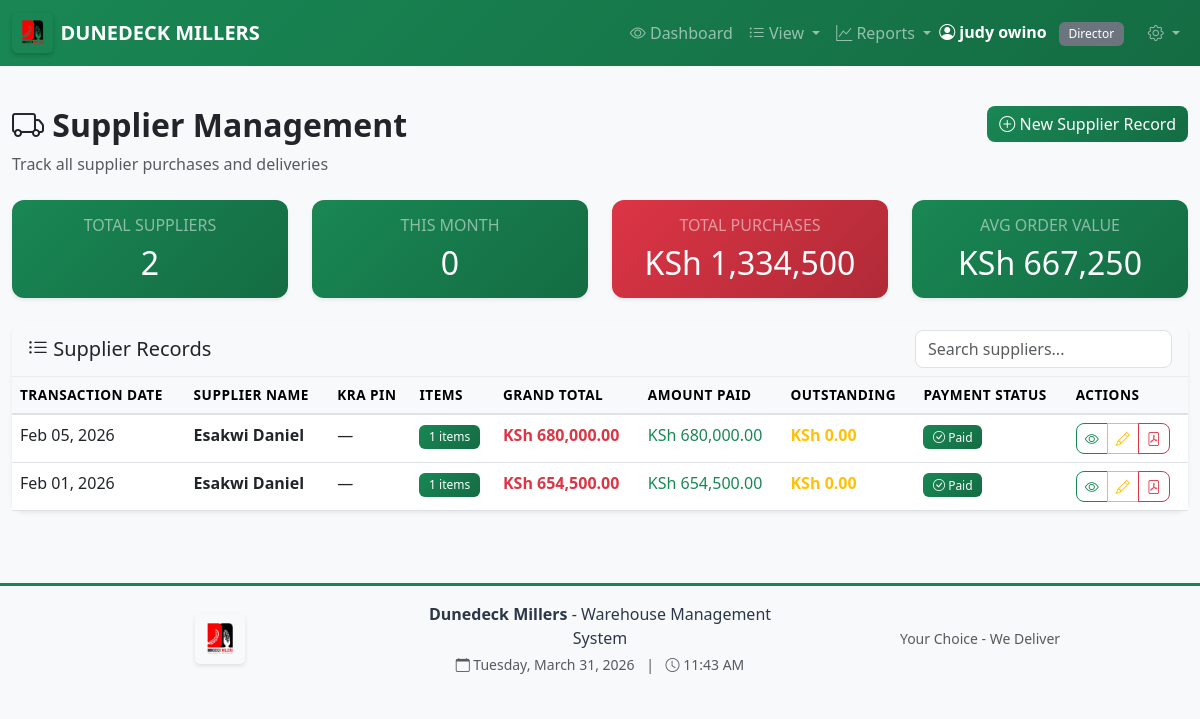
/suppliers (signed in), run on the app's committed database.
### app.py (models this page shows, shortened)
class User(UserMixin, db.Model):
    id = db.Column(db.Integer, primary_key=True)
    username = db.Column(db.String(80), unique=True, nullable=False)
    name = db.Column(db.String(120), nullable=False)
    password_hash = db.Column(db.String(200), nullable=False)
    role = db.Column(db.String(20), nullable=False)  # worker, manager, director, admin
    is_blocked = db.Column(db.Boolean, default=False)
    must_change_password = db.Column(db.Boolean, default=True)
    created_at = db.Column(db.DateTime, default=datetime.utcnow)
    last_login = db.Column(db.DateTime)
    sheets = db.relationship('IntakeSheet', foreign_keys='IntakeSheet.worker_id', backref='worker', lazy=True)
    authorized_sheets = db.relationship('IntakeSheet', foreign_keys='IntakeSheet.authorized_by_id', backref='authorized_by', lazy=True)

class Supplier(db.Model):
    id = db.Column(db.Integer, primary_key=True)
    supplier_name = db.Column(db.String(200), nullable=False)
    kra_pin = db.Column(db.String(20))
    address = db.Column(db.String(300))
    city = db.Column(db.String(100))
    phone_number = db.Column(db.String(20))
    transaction_date = db.Column(db.Date, nullable=False, default=date.today)
    invoice_number = db.Column(db.String(100))
    lpo_number = db.Column(db.String(100))
    reference_code = db.Column(db.String(100))
    grand_total = db.Column(db.Float, nullable=False)
    amount_paid = db.Column(db.Float, default=0)
    payment_status = db.Column(db.String(20), default='unpaid')
    payment_date = db.Column(db.Date)
    payment_method = db.Column(db.String(50))
    bank_name = db.Column(db.String(100))
    account_number = db.Column(db.String(50))
    transaction_code = db.Column(db.String(100))
    authorized_by_id = db.Column(db.Integer, db.ForeignKey('user.id'))
    authorized_by = db.relationship('User', foreign_keys=[authorized_by_id], backref='authorized_suppliers')
    authorization_date = db.Column(db.Date)
    created_at = db.Column(db.DateTime, default=datetime.utcnow)
    items = db.relationship('SupplierItem', backref='supplier', lazy=True, cascade='all, delete-orphan')
    linked_sheet_id = db.Column(db.Integer, db.ForeignKey('intake_sheet.id'))
    linked_sheet = db.relationship('IntakeSheet', foreign_keys=[linked_sheet_id], backref='supplier_record')

### app.py (the view)
@app.route('/suppliers')
@login_required
def suppliers_list():
    if current_user.role not in ['manager', 'admin', 'director']:
        flash('Access denied.', 'danger')
        return redirect(url_for('dashboard'))
    suppliers = Supplier.query.order_by(Supplier.transaction_date.desc()).all()
    return render_template('suppliers/list.html', suppliers=suppliers)

### app.py (called while the page is built)
@app.context_processor
def inject_now():
    return {'now': datetime.now}

@login_manager.user_loader
def load_user(user_id):
    return User.query.get(int(user_id))

### templates/suppliers/list.html (shortened to what this page needs)
{% extends "base.html" %}
{% block content %}
<div class="row mb-4 no-print">
    <div class="col-md-8">
        <h2 class="fw-bold">
            <i class="bi bi-truck"></i> Supplier Management
        </h2>
        <p class="text-muted mb-0">Track all supplier purchases and deliveries</p>
    </div>
    <div class="col-md-4 text-md-end">
        <a href="{{ url_for('create_supplier') }}" class="btn btn-primary">
            <i class="bi bi-plus-circle"></i> New Supplier Record
        </a>
    </div>
</div>
<div class="row mb-4">
    <div class="col-md-3">
        <div class="card bg-primary text-white shadow-sm">
            <div class="card-body text-center">
                <h6 class="text-white-50">TOTAL SUPPLIERS</h6>
                <h2 class="mb-0">{{ suppliers|length }}</h2>
            </div>
        </div>
    </div>
    <div class="col-md-3">
        <div class="card bg-success text-white shadow-sm">
            <div class="card-body text-center">
                <h6 class="text-white-50">THIS MONTH</h6>
                <h2 class="mb-0">
                    {% set this_month = suppliers|selectattr('transaction_date', 'ge', (now().date().replace(day=1)))|list %}
                    {{ this_month|length }}
                </h2>
            </div>
        </div>
    </div>
    <div class="col-md-3">
        <div class="card bg-warning text-white shadow-sm">
            <div class="card-body text-center">
                <h6 class="text-white-50">TOTAL PURCHASES</h6>
                <h2 class="mb-0">KSh {{ "{:,.0f}".format(suppliers|sum(attribute='grand_total')) }}</h2>
            </div>
        </div>
    </div>
    <div class="col-md-3">
        <div class="card bg-info text-white shadow-sm">
            <div class="card-body text-center">
                <h6 class="text-white-50">AVG ORDER VALUE</h6>
                <h2 class="mb-0">
                    {% if suppliers|length > 0 %}
                    KSh {{ "{:,.0f}".format((suppliers|sum(attribute='grand_total')) / (suppliers|length)) }}
                    {% else %}
                    KSh 0
                    {% endif %}
                </h2>
            </div>
        </div>
    </div>
</div>
{% if suppliers %}
<div class="card shadow-sm">
    <div class="card-header bg-light">
        <div class="d-flex justify-content-between align-items-center">
            <h5 class="mb-0"><i class="bi bi-list-ul"></i> Supplier Records</h5>
            <input type="text" id="searchInput" class="form-control w-auto" placeholder="Search suppliers...">
        </div>
    </div>
    <div class="card-body p-0">
        <div class="table-responsive">
            <table class="table table-hover mb-0" id="suppliersTable">
                <thead class="table-light">
    <tr>
        <th>Transaction Date</th>
        <th>Supplier Name</th>
        <th>KRA PIN</th>
        <th>Items</th>
        <th>Grand Total</th>
        <th>Amount Paid</th>
        <th>Outstanding</th>
        <th>Payment Status</th>
        <th>Actions</th>
    </tr>
</thead>
<tbody>
    {% for supplier in suppliers %}
    <tr>
        <td>{{ supplier.transaction_date.strftime('%b %d, %Y') }}</td>
        <td class="fw-bold">{{ supplier.supplier_name }}</td>
        <td>{{ supplier.kra_pin or '—' }}</td>
        <td><span class="badge bg-primary">{{ supplier.items|length }} items</span></td>
        <td class="fw-bold text-danger">KSh {{ "{:,.2f}".format(supplier.grand_total) }}</td>
        <td class="text-success">KSh {{ "{:,.2f}".format(supplier.amount_paid) }}</td>
        <td class="fw-bold text-warning">KSh {{ "{:,.2f}".format(supplier.grand_total - supplier.amount_paid) }}</td>
        <td>
            {% if supplier.payment_status == 'paid' %}
            <span class="badge bg-success"><i class="bi bi-check-circle"></i> Paid</span>
            {% elif supplier.payment_status == 'partially_paid' %}
            <span class="badge bg-warning"><i class="bi bi-exclamation-circle"></i> Partial</span>
            {% else %}
            <span class="badge bg-danger"><i class="bi bi-x-circle"></i> Unpaid</span>
            {% endif %}
        </td>
        <td>
            <div class="btn-group btn-group-sm">
                <a href="{{ url_for('view_supplier', supplier_id=supplier.id) }}"
                   class="btn btn-outline-primary" title="View">
                    <i class="bi bi-eye"></i>
                </a>
                <a href="{{ url_for('edit_supplier', supplier_id=supplier.id) }}"
                   class="btn btn-outline-warning" title="Edit">
                    <i class="bi bi-pencil"></i>
                </a>
                <a href="{{ url_for('download_supplier_pdf', supplier_id=supplier.id) }}"
                   class="btn btn-outline-danger" title="PDF">
                    <i class="bi bi-file-pdf"></i>
                </a>
            </div>
        </td>
    </tr>
    {% endfor %}
</tbody>
            </table>
        </div>
    </div>
</div>
{% endif %}
{% endblock %}

### templates/base.html (shortened to what this page needs)
<!DOCTYPE html>
<html lang="en">
<head>
    <link href="https://cdn.jsdelivr.net/npm/bootstrap@5.3.0/dist/css/bootstrap.min.css" rel="stylesheet">
    <link rel="stylesheet" href="https://cdn.jsdelivr.net/npm/bootstrap-icons@1.10.0/font/bootstrap-icons.css">
    <link rel="stylesheet" href="{{ url_for('static', filename='css/style.css') }}">
</head>
<body>
{% if current_user.is_authenticated %}
<nav class="navbar navbar-expand-lg navbar-dark bg-primary navbar-fixed">
    <div class="container-fluid">
        <a class="navbar-brand d-flex align-items-center" href="{{ url_for('dashboard') }}">
            <img src="{{ url_for('static', filename='images/logo.jpeg') }}"
                 alt="Dunedeck Millers"
                 height="40"
                 class="me-2"
                 style="border-radius: 5px;">
            <span class="fw-bold">DUNEDECK MILLERS</span>
        </a>
        <div class="collapse navbar-collapse" id="navbarNav">
            <ul class="navbar-nav ms-auto align-items-center">
                {% if current_user.role == 'worker' %}
                <li class="nav-item">
                    <a class="nav-link" href="{{ url_for('worker_dashboard') }}">
                        <i class="bi bi-speedometer2"></i> Dashboard
                    </a>
                </li>
                <li class="nav-item dropdown">
                    <a class="nav-link dropdown-toggle" href="#" role="button" data-bs-toggle="dropdown">
                        <i class="bi bi-box-seam"></i> Operations
                    </a>
                    <ul class="dropdown-menu">
                        <li><a class="dropdown-item" href="{{ url_for('requisitions_list') }}">
                            <i class="bi bi-clipboard-check"></i> My Requisitions
                        </a></li>
                        <li><a class="dropdown-item" href="{{ url_for('create_requisition') }}">
                            <i class="bi bi-plus-circle"></i> New Requisition
                        </a></li>
                        <li><hr class="dropdown-divider"></li>
                        <li><a class="dropdown-item" href="{{ url_for('invoices_list') }}">
                            <i class="bi bi-receipt"></i> My Invoices
                        </a></li>
                        <li><a class="dropdown-item" href="{{ url_for('create_invoice') }}">
                            <i class="bi bi-plus-circle"></i> New Invoice
                        </a></li>
                        <li><a class="dropdown-item" href="{{ url_for('customers_list') }}">
                            <i class="bi bi-folder2-open"></i> Customer Folders
                        </a></li>
                    </ul>
                </li>
                <li class="nav-item">
                    <a class="nav-link" href="{{ url_for('packaging_list') }}">
                        <i class="bi bi-box"></i> Packaging
                    </a>
                </li>
                {% elif current_user.role == 'director' %}
                <li class="nav-item">
                    <a class="nav-link" href="{{ url_for('director_dashboard') }}">
                        <i class="bi bi-eye"></i> Dashboard
                    </a>
                </li>
                <li class="nav-item dropdown">
                    <a class="nav-link dropdown-toggle" href="#" role="button" data-bs-toggle="dropdown">
                        <i class="bi bi-list-ul"></i> View
                    </a>
                </li>
                <li class="nav-item dropdown">
                    <a class="nav-link dropdown-toggle" href="#" role="button" data-bs-toggle="dropdown">
                        <i class="bi bi-graph-up"></i> Reports
                    </a>
                </li>
                {% endif %}
                <li class="nav-item">
                    <span class="navbar-text text-white me-3">
                        <i class="bi bi-person-circle"></i>
                        <strong>{{ current_user.name }}</strong>
                        <span class="badge role-{{ current_user.role }} ms-2">{{ current_user.role|title }}</span>
                    </span>
                </li>
                <li class="nav-item dropdown">
                    <a class="nav-link dropdown-toggle" href="#" role="button" data-bs-toggle="dropdown">
                        <i class="bi bi-gear"></i>
                    </a>
                </li>
            </ul>
        </div>
    </div>
</nav>
{% endif %}
    <main class="container-fluid py-4">
        {% block content %}{% endblock %}
    </main>
    {% if current_user.is_authenticated %}
    <footer class="text-center py-3 mt-5" style="background-color: #f8f9fa; border-top: 3px solid var(--dm-green);">
        <div class="container">
            <div class="row align-items-center">
                <div class="col-md-4">
                    <img src="{{ url_for('static', filename='images/logo.jpeg') }}"
                         alt="Dunedeck Millers"
                         height="50"
                         style="border-radius: 5px;">
                </div>
                <div class="col-md-4">
                    <p class="mb-1" style="color: var(--dm-dark);">
                        <strong>Dunedeck Millers</strong> - Warehouse Management System
                    </p>
                    <p class="mb-0 text-muted small">
                        <i class="bi bi-calendar"></i> <span id="currentDate"></span>
                        <span class="mx-2">|</span>
                        <i class="bi bi-clock"></i> <span id="currentTime"></span>
                    </p>
                </div>
                <div class="col-md-4">
                    <p class="mb-0 text-muted small">
                        Your Choice - We Deliver
                    </p>
                </div>
            </div>
        </div>
    </footer>
    {% endif %}
</body>
</html>

### static/css/style.css (style rules this page uses)
:root { --dm-red: #dc3545; --dm-green: #198754; --dm-dark-green: #146c43; --dm-white: #ffffff; --dm-light-gray: #f8f9fa; --dm-dark: #2d3748; }
body { background-color: var(--dm-light-gray); font-family: 'Segoe UI', Tahoma, Geneva, Verdana, sans-serif; }
.navbar.bg-primary { background: linear-gradient(135deg, var(--dm-green) 0%, var(--dm-dark-green) 100%) !important; }
.card { border: none; border-radius: 12px; transition: transform 0.2s, box-shadow 0.2s; background: white; }
.card-header { border-radius: 12px 12px 0 0 !important; border-bottom: 1px solid rgba(0,0,0,0.05); }
.btn { border-radius: 8px; font-weight: 500; transition: all 0.2s; }
.btn-primary { background: linear-gradient(135deg, var(--dm-green) 0%, var(--dm-dark-green) 100%); border: none; }
.form-control, .form-select { border-radius: 8px; border: 1px solid #dee2e6; transition: all 0.2s; }
.table { border-collapse: separate; border-spacing: 0; }
.table thead th { border-bottom: 2px solid #dee2e6; font-weight: 600; text-transform: uppercase; font-size: 0.85rem; letter-spacing: 0.5px; background-color: var(--dm-light-gray); }
.table tbody tr { transition: all 0.2s; }
.badge { padding: 0.5em 0.8em; font-weight: 500; border-radius: 6px; }
.bg-primary { background: linear-gradient(135deg, var(--dm-green) 0%, var(--dm-dark-green) 100%) !important; }
.bg-success { background: linear-gradient(135deg, var(--dm-green) 0%, var(--dm-dark-green) 100%) !important; }
.bg-warning { background: linear-gradient(135deg, var(--dm-red) 0%, #b02a37 100%) !important; }
.bg-info { background: linear-gradient(135deg, var(--dm-green) 0%, var(--dm-dark-green) 100%) !important; }
.btn-outline-primary { border-color: var(--dm-green); color: var(--dm-green); }
.card-body { border-radius: 12px; }
.card, .alert { animation: fadeIn 0.3s ease-in-out; }
.role-director { background-color: #6c757d; color: white; }
.navbar-brand img { border-radius: 5px; box-shadow: 0 2px 4px rgba(0,0,0,0.2); transition: transform 0.3s ease; }
footer img { border-radius: 5px; box-shadow: 0 2px 4px rgba(0,0,0,0.1); }

### data on the page
User: name "judy owino", role "Director"
Supplier: transaction_date "Feb 05, 2026", supplier_name "Esakwi Daniel", kra_pin "—", items|length "1", grand_total "680,000.00", amount_paid "680,000.00", supplier.grand_total-supplier.amount_paid "0.00", payment_status "paid" (drawn)
Supplier: transaction_date "Feb 01, 2026", supplier_name "Esakwi Daniel", kra_pin "—", items|length "1", grand_total "654,500.00", amount_paid "654,500.00", supplier.grand_total-supplier.amount_paid "0.00", payment_status "paid" (drawn)

### other printed values
{{ suppliers|length }} "2"
{{ this_month|length }} "0"
{{ "{:,.0f}".format(suppliers|sum(attribute='grand_total')) }} "1,334,500"
